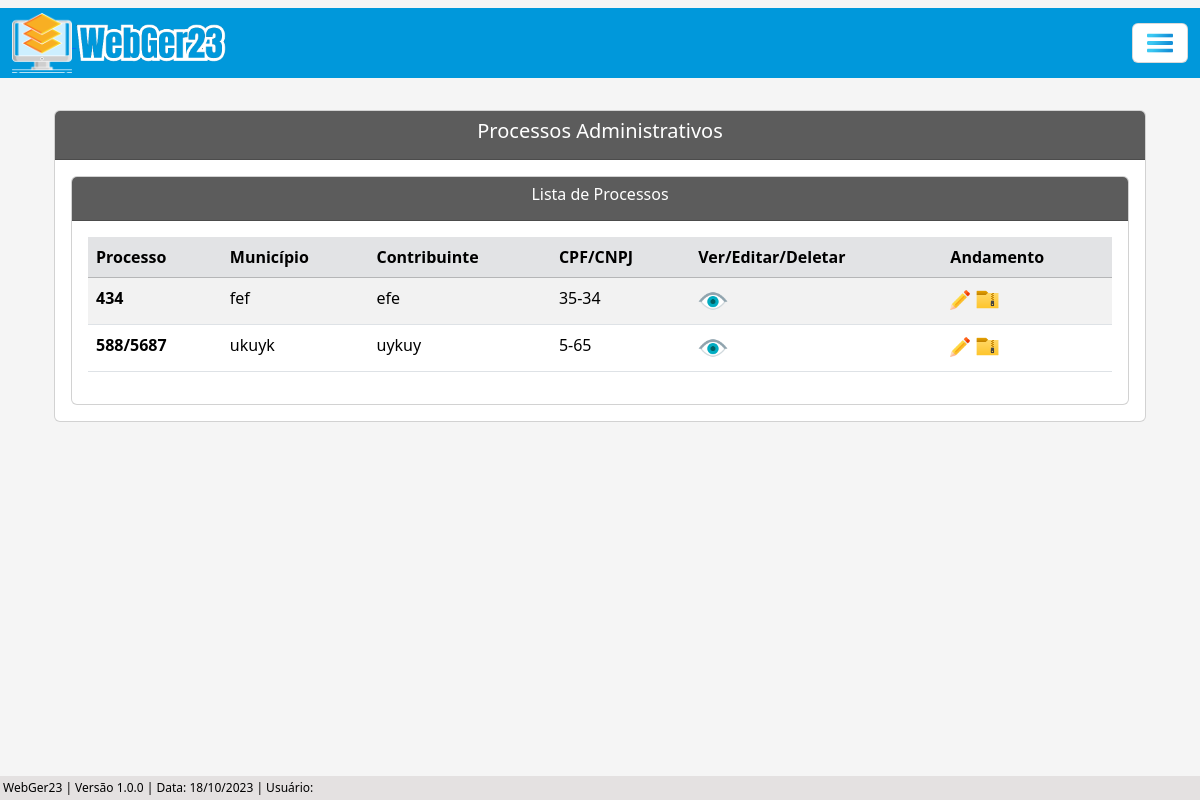
Page /listar/processo-adm/ on the earlier database version.
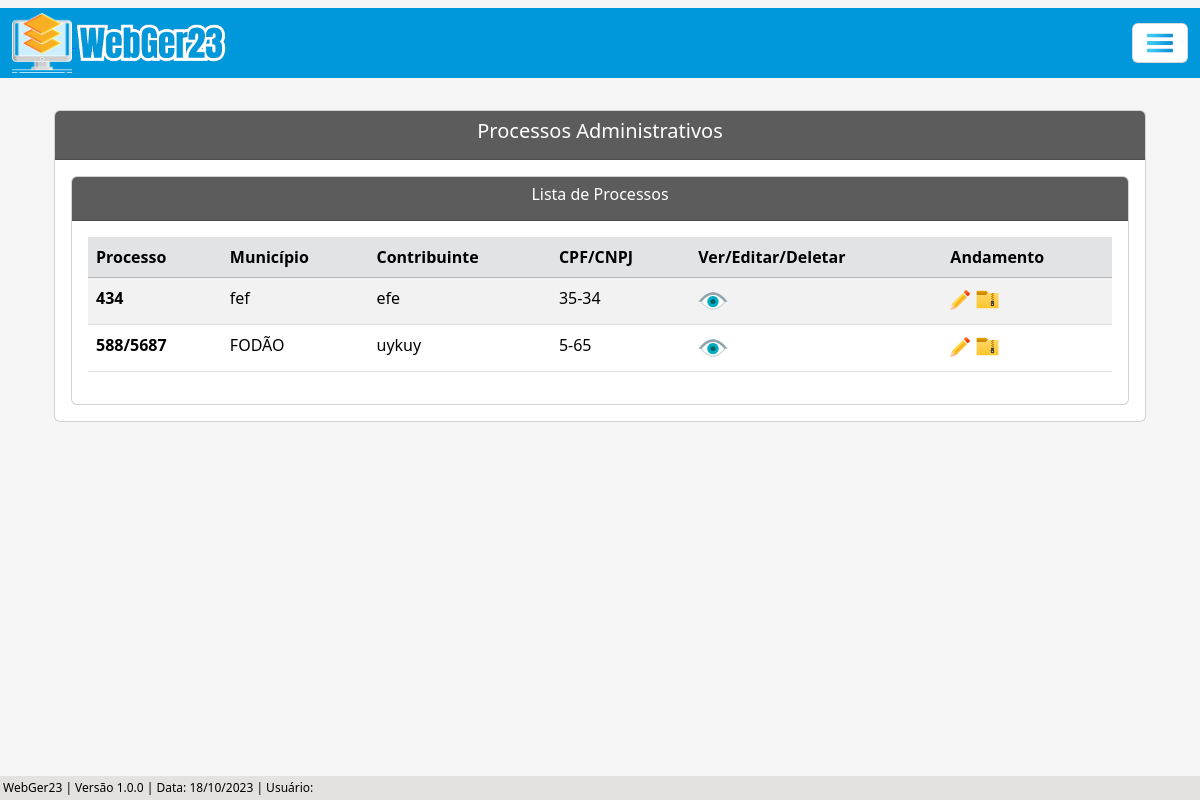
Same page on the later database version.
### processo/models.py (models this page shows, shortened)
class Base(models.Model): # Classe base, será herdada pelas outras classes
    data_criacao = models.DateTimeField('data_criação', auto_now_add=True)
    usuario_criador = models.ForeignKey(get_user_model(), verbose_name='Usuário Criador', on_delete=models.SET_NULL, null=True)
    data_alteracao = models.DateTimeField('Alterado', auto_now=True)
    ativo = models.BooleanField('Ativo', default=True)
    class Meta:
        abstract = True

class ProcessoAdm(Base):
    tipo_pessoas = (
        ('Física', 'Física'), ('Jurídica', 'Jurídica'),
    )
    numero = models.CharField(unique=True, verbose_name='N°', max_length=10) # Número do processo
    municipio = models.CharField(max_length=50, verbose_name='Município') # Município
    uf = models.CharField(max_length=2) # UF
    data_inicial = models.DateField(blank=True, null=True) # Data Inicial do Período do processo
    data_final = models.DateField(blank=True, null=True) # Data final do Período do processo
    data_div_ativa = models.DateField(blank=True, null=True) # Data dívida ativa
    valor_atributo = models.CharField(max_length=14, blank=True, null=True)  # Valor do atributo
    valor_multa = models.CharField(max_length=14, blank=True, null=True) # Valor da multa
    valor_credito = models.CharField(max_length=14, blank=True, null=True) # Valor do crédito
    valor_atualizado = models.CharField(max_length=14, blank=True, null=True) # Valor do atualizado
    data_valor_atualizado = models.DateField(blank=True, null=True) # Data valor atualizado
    nome_contribuinte = models.CharField(max_length=50)  # Nome / Razão Social
    tipo_pessoa = models.CharField(max_length=50, choices=tipo_pessoas) # Física / Jurídica # Utiliza choices(escolhas) para selecionar o tipo de pessoas
    documento = models.CharField(max_length=20, verbose_name='CPF/CNPJ', unique=True) # CPF / CNPJ
    nome_fantasia = models.CharField(max_length=50, blank=True, null=True) # Nome Fantasia
    email = models.EmailField(max_length=50, blank=True, null=True) # E-mail
    endereco = models.CharField(max_length=150) # Rua
    complemento = models.CharField(max_length=50, blank=True, null=True) # Complemento
    municipio_contribuinte = models.CharField(max_length=50, blank=True, null=True) # Município Contribuinte
    uf_contribuinte = models.CharField(max_length=2, verbose_name='UF', blank=True, null=True) # UF Contribuinte
    cep = models.CharField(max_length=10, blank=True, null=True) # CEP
    telefone = models.CharField(max_length=20, blank=True, null=True) # Telefone
    celular = models.CharField(max_length=20, blank=True, null=True) # Celular

### processo/views.py (the view)
# urls.py: path('listar/processo-adm/', ProcessoAdmList.as_view(), name='proc-adm-list'),
class ProcessoAdmList(ListView):
    model = ProcessoAdm
    template_name = 'processos/lists/processo_adm_list.html'
    def get_queryset(self):
        return ProcessoAdm.objects.filter(ativo=True)

### processo/templates/processos/lists/processo_adm_list.html (shortened to what this page needs)
{% extends 'index.html' %}
{% load static %}
{% block conteudo %}
    <div class="container p-4">
        <div class="card">
            <div class="card-header text-white" style="background-color: #5c5c5c;">
                <h5 style="text-align: center;">Processos Administrativos</h5>
            </div>
            <div class="card-body">
                <div class="card">
                    <div class="card-header text-white" style="background-color: #5c5c5c;; text-align: center;">
                    <h6>Lista de Processos</h6>
                    </div>
                    <div class="card-body">
                        <div class="table-responsive">
                            <table class="table table-striped" id="tabela-listar">
                                <thead>
                                    <tr class="table-secondary">
                                        <th>Processo</th>
                                        <th>Município</th>
                                        <th>Contribuinte</th>
                                        <th>CPF/CNPJ</th>
                                        <th>Ver/Editar/Deletar</th>
                                        <th>Andamento</th>
                                    </tr>
                                </thead>
                                <tbody>
                                    {% for processo in object_list %}
                                    <tr>
                                        <td><b>{{ processo.numero }}</b></td>
                                        <td>{{ processo.municipio }}</td>
                                        <td>{{ processo.nome_contribuinte }}</td>
                                        <td>{{ processo.documento }}</td>
                                            <td>
                                                <a href="{% url 'proc-adm-view' processo.pk %}"><img src="{% static 'img/olho3.png' %}" width="30"></i></a>
                                            </td>
                                        <td>
                                            <a href="{% url 'andamento-adm-list-update' processo.pk %}"><img src="{% static 'img/botao-editar.png' %}" width="20"></a>
                                            <a href="{% url 'andamento-adm-list' processo.pk %}"><img src="{% static 'img/arquivo.png' %}" width="25"></a>
                                        </td>
                                    </tr>
                                    {% endfor %}
                                </tbody>
                            </table>
                        </div>
                    </div>
                </div>
            </div>
        </div>
    </div>
    <br>
    {% endblock %}

Differences in the rows shown:
changed ProcessoAdm "uykuy": municipio "ukuyk" → "FODÃO"
